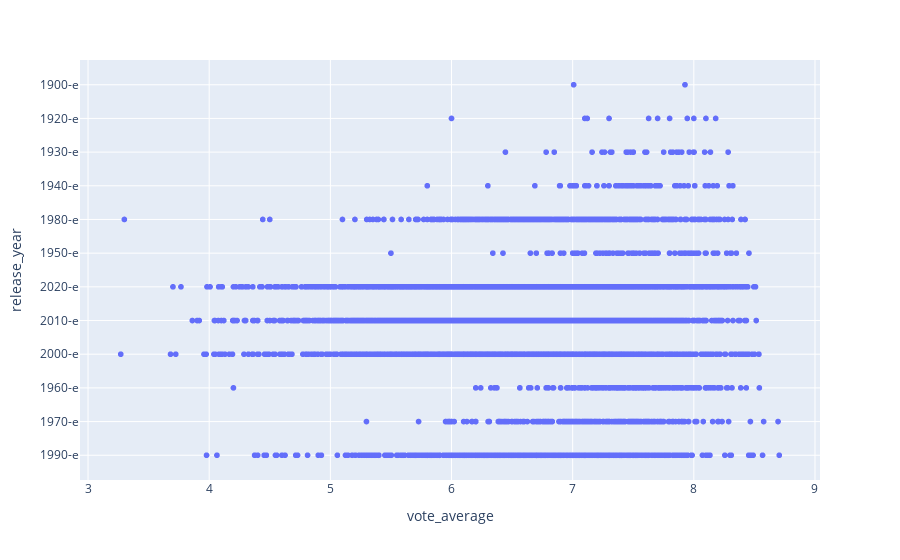

Notebook code cell kept with this figure:
### Markdown cell above
**№7.1.** Построить несколько графиков разного вида

### Code cell
grouped = data.groupby(['release_year'], as_index=False)['vote_average'].mean()
fig = px.scatter(data, 'vote_average', 'release_year')
fig.show()

### Figure 1 — Plotly figure (JSON) as saved in the notebook; plotly's stock layout.template omitted (floating-point values rounded to 4 significant figures; data arrays with more than 128 entries replaced by an {"elided": "..."} marker saying what was removed)
{"data": [{"hovertemplate": "vote_average=%{x}<br>release_year=%{y}<extra></extra>", "legendgroup": "", "marker": {"color": "#636efa", "symbol": "circle"}, "mode": "markers", "name": "", "showlegend": false, "x": {"elided": "9397 float values"}, "xaxis": "x", "y": {"elided": "9397 str values"}, "yaxis": "y", "type": "scattergl"}], "layout": {"xaxis": {"anchor": "y", "domain": [0, 1], "title": {"text": "vote_average"}}, "yaxis": {"anchor": "x", "domain": [0, 1], "title": {"text": "release_year"}}, "legend": {"tracegroupgap": 0}, "margin": {"t": 60}}}
